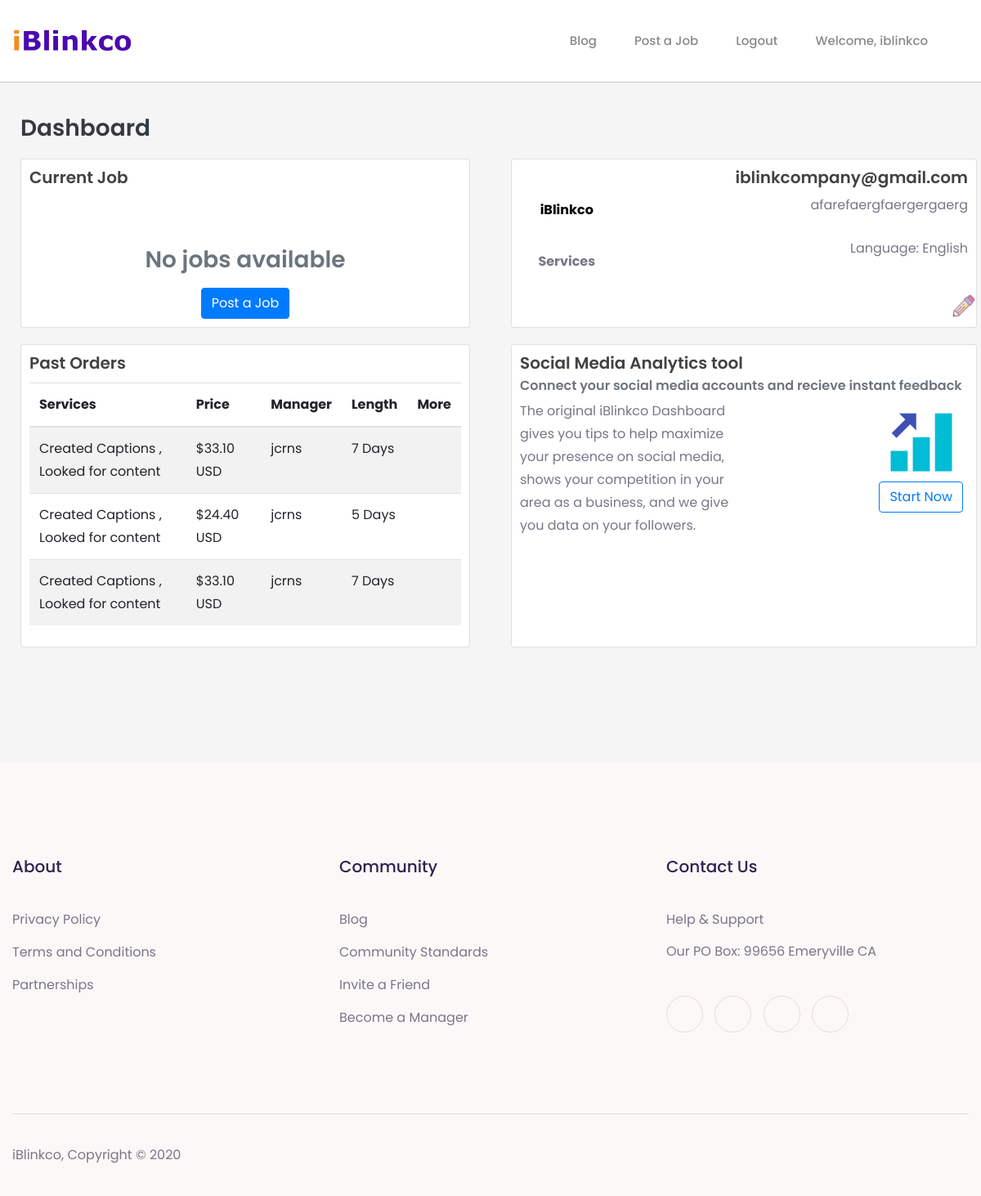
The app's page /dashboard (signed in), older data.
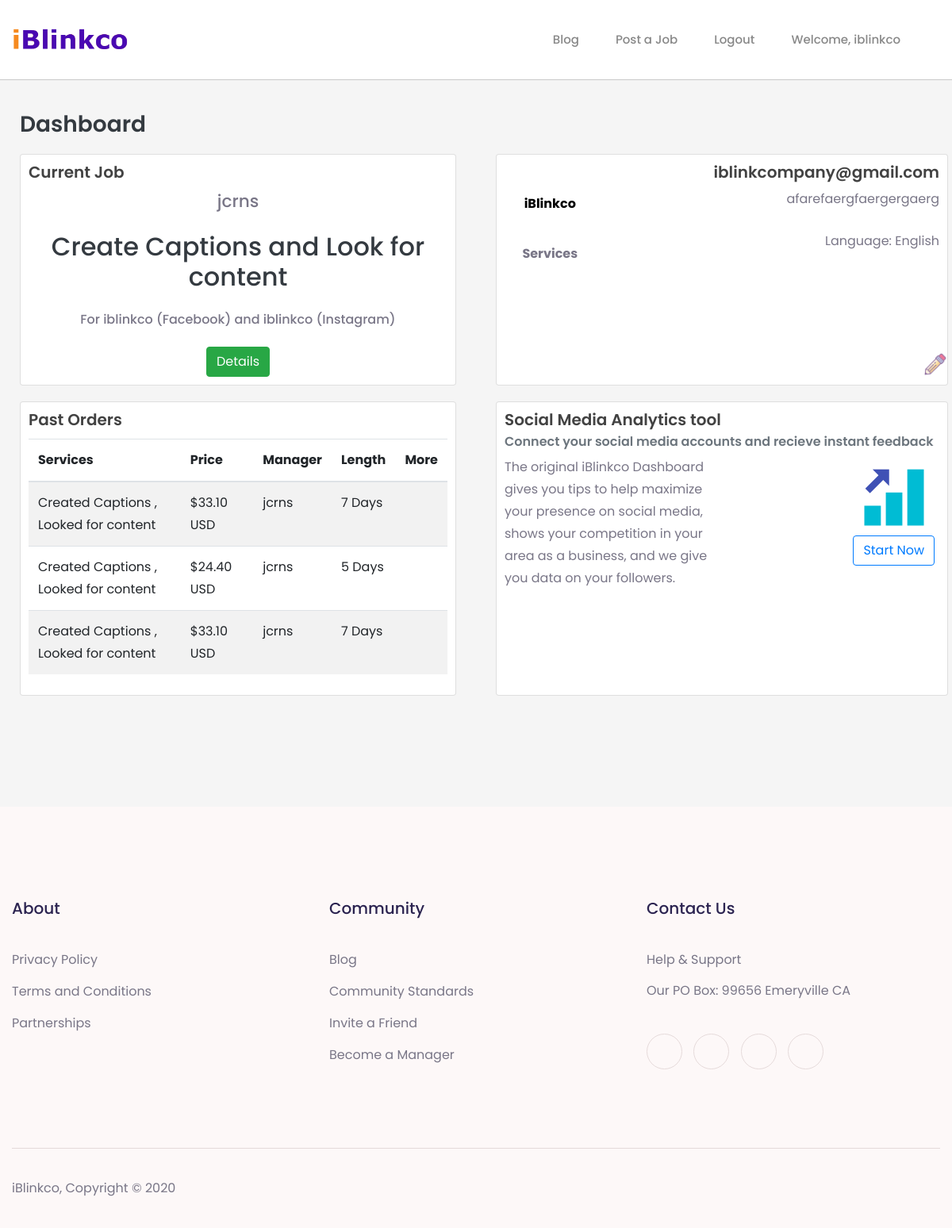
The same page, newer data.
### service/models.py (models this page shows, shortened)
class JobPost(models.Model):
    job_id = models.CharField(max_length=120, blank=True)
    client = models.ForeignKey(User, on_delete=models.CASCADE, related_name='client', null=True)
    manager = models.ForeignKey(User, null=True, on_delete=models.CASCADE, related_name='manager', blank=True)
    number_of_post = models.IntegerField()
    length = models.IntegerField()
    manager_payment = models.DecimalField(default=0.00, max_digits=100, decimal_places=2)
    price_paid = models.DecimalField(default=0.00, max_digits=100, decimal_places=2)
    paid_for = models.BooleanField(default=False)
    job_fee = models.DecimalField(default=0.00, max_digits=100, decimal_places=2)
    manager_paid = models.BooleanField(default=False)
    job_complete = models.BooleanField(default=False)
    captions = models.BooleanField(default=False)
    search_for_content = models.BooleanField(default=False)
    post_for_you = models.BooleanField(default=False)
    engagement = models.BooleanField(default=False)
    service_description = models.CharField(max_length=5000, default='none')
    manager_randomly_assigned = models.BooleanField(default=True)
    instagram = models.BooleanField(default=False)
    facebook = models.BooleanField(default=False)
    instagram_username = models.CharField(max_length=100, blank=True, default='none')
    facebook_username = models.CharField(max_length=100, blank=True, default='none')
    completed_milestone_one = models.BooleanField(default=False)
    milestone_one_statement = models.CharField(max_length=1000, default='none')
    milestone_one_files = models.FileField(default='default.jpg',  upload_to='milestone_files')
    completed_milestone_two = models.BooleanField(default=False)
    milestone_two_statement = models.CharField(max_length=1000, default='none')
    milestone_two_files = models.FileField(default='default.jpg',  upload_to='milestone_files')
    completed_milestone_three = models.BooleanField(default=False)
    milestone_three_statement = models.CharField(max_length=1000, default='none')
    milestone_three_files = models.FileField(default='default.jpg', upload_to='milestone_files')
    completed_milestone_four = models.BooleanField(default=False)
    milestone_four_statement = models.CharField(max_length=1000, default='none')
    milestone_four_files = models.FileField(default='default.jpg',  upload_to='milestone_files')
    job_preparation_completed = models.BooleanField(default=False)
    job_preparation_deadline = models.DateTimeField(
        max_length=8, blank=True, null=True)
    date_requested = models.DateTimeField(
        verbose_name='date requested', auto_now_add=True)
    deadline = models.DateTimeField(max_length=8, blank=True, null=True)

### dashboard/views.py (the view, shortened to what this page needs)
# urls.py: path('dashboard', views.dashboard, name='dashboard-home'),
@login_required(login_url="/?login=true")
def dashboard(request):
    profile = request.user.profile
    if profile.is_client == False and profile.is_manager == False:
        return redirect('homepage-overview')
    if profile.is_client == True:
        if profile.business_type != 'none':
            update_profile_form = ProfileUpdateFormClient(instance=request.user.profile)
            past_orders = JobPost.objects.filter(client=request.user.pk, job_complete=True).order_by('-date_requested')
            currentJob = JobPost.objects.filter(client=request.user.pk, job_complete=False)
            return render(request, 'dashboard/client.html', { 'profile': profile, 'current_job' : currentJob, 'past_orders' : past_orders, 'update_profile_form' : update_profile_form, "static_header" : True, "nav_black_link" : True } )
        else:
            return redirect('service-complete-profile-client')

### dashboard/templates/dashboard/client.html (shortened to what the changed rows need)
{% extends 'homepage/header.html' %}
{% load static %}
{% block content %}
<div class="client">
    <div class="container-fluid">
        <div class="row">
            <div class="col-md-6 d-flex align-items-stretch">
                <div class="card dashboard-card" id="current-jobs">
                    <div class="card-body">
                        <h5 class="card-title section-header">
                            {% if current_job %}
                            {% for job in current_job %}
                            {% if job.manager %}
                            Current Job
                            {% else %}
                            Posted Job
                            {% endif %}
                            {% endfor %}
                            {% else %}
                            Current Job
                            {% endif %}
                        </h5>
                        {% if current_job %}
                        <div class="current-job text-center">
                            {% for job in current_job %}
                            {% if job.manager %}
                            <p class="h5">{{ job.manager }}</p>
                            {% else %}
                            <p class="h5">Job not assigned yet</p>
                            {% endif %}
                            <p class="h2">
                                {% if job.captions == True %}
                                Create Captions
                                {% endif %}
                                {% if job.captions == True and job.search_for_content == True %}
                                and
                                {% endif %}
                                {% if job.search_for_content == True %}
                                Look for content
                                {% endif %}
                            </p>
                            <p class="h6">For
                                {% if job.facebook == True %}
                                {{ job.facebook_username }} (Facebook)
                                {% endif %}
                                {% if job.facebook == True and job.instagram == True %}
                                and
                                {% endif %}
                                {% if job.instagram == True %}
                                {{ job.instagram_username }} (Instagram)
                                {% endif %}
                            </p>
                            {% if job.paid_for is not True %}
                            {% if job.manager %}
                                <a href="{% url 'dashboard-confirm-job' job.id %}" id="view-order-button"
                                    class="btn btn-primary">Pay</a>
                            {% else %}
                                <a href="{% url 'dashboard-confirm-job' job.id %}" id="view-order-button" class="btn btn-primary">View Order</a>
                            {% endif %}
                            {% else %}
                            <a href="{% url 'dashboard-job-detail-client' job.id %}" class="btn btn-success">Details</a>
                            {% endif %}
                            {% endfor %}
                        </div>
                        {% else %}
                        <div id="no-job" class="text-center">
                            <h3 class="text-secondary">No jobs available</h3>
                            <a href="{% url 'service-job-select' %}" class="btn btn-primary">Post a Job</a>
                        </div>
                        {% endif %}
                    </div>
                </div>
            </div>
        </div>
        <div class="row">
            <div class="col-md-6 d-flex align-items-stretch">
                <div class="card dashboard-card" id="past-orders">
                    <div class="card-body">
                        <div class="card-body table-responsive p-0">
                            <table class="table table-striped table-valign-middle">
                                <thead>
                                    <tr>
                                        <th>Services</th>
                                        <th>Price</th>
                                        <th>Manager</th>
                                        <th>Length</th>
                                        <th>More</th>
                                    </tr>
                                </thead>
                                <tbody>
                                    {% for order in past_orders %}
                                    <tr class="post-row" onclick='window.location="job-details-client/{{ order.id  }}";'>
                                        <td>
                                            {% if order.captions == True %}
                                            Created Captions
                                            {% endif %}
                                            {% if order.captions == True and order.search_for_content == True %}
                                            ,
                                            {% endif %}
                                            {% if order.search_for_content == True %}
                                            Looked for content
                                            {% endif %}
                                        </td>
                                        <td>
                                            ${{ order.price_paid }} USD
                                        </td>
                                        <td>
                                            {{ order.manager }}
                                        </td>
                                        <td>
                                            {{ order.length }} Days
                                        </td>
                                        <td>
                                        </td>
                                    </tr>
                                    {% endfor %}
                                </tbody>
                            </table>
                        </div>
                    </div>
                </div>
            </div>
        </div>
    </div>
</div>
{% endblock %}

Row changes from the older to the newer data that the page shows:
added JobPost: shows "Current Job", manager "jcrns", captions "Create Captions", search_for_content "Look for content", facebook_username "iblinkco", facebook "and", instagram_username "iblinkco", paid_for "Details"
Text that changed along with them:
text no longer shown: "Current Job No jobs available Post a Job"
